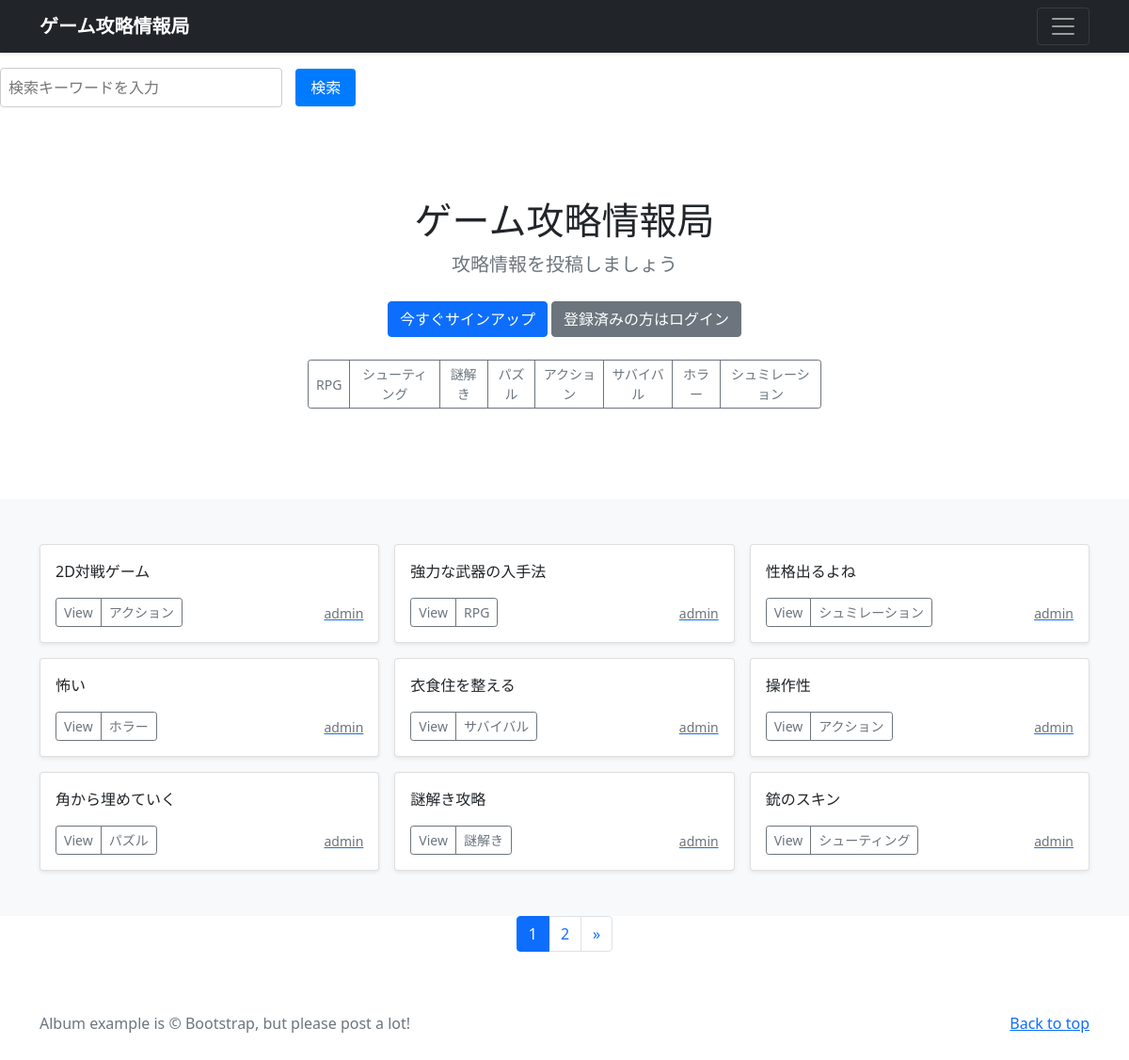
The app's page /, older data.
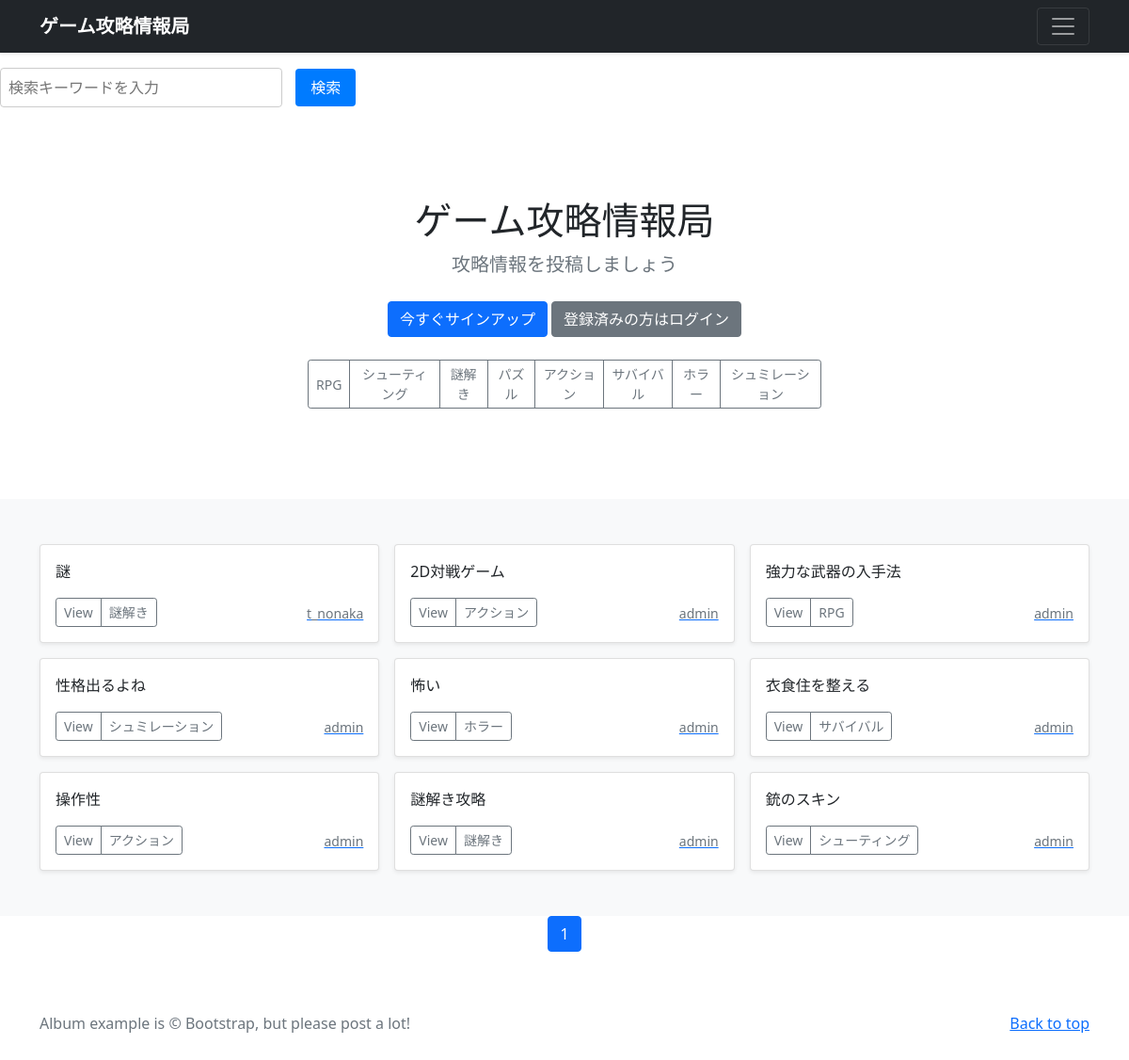
The same page, newer data.
### kouryaku/models.py (models this page shows, shortened)
class Category(models.Model):
    title = models.CharField(
        verbose_name='カテゴリ',
        max_length=20)

class KouryakuPost(models.Model):
    user = models.ForeignKey(CustomUser, verbose_name='ユーザー', on_delete=models.CASCADE)
    category = models.ForeignKey(Category, verbose_name='カテゴリ', on_delete=models.PROTECT)
    title = models.CharField(verbose_name='タイトル', max_length=200)
    comment = models.TextField(verbose_name='コメント')
    image1 = models.ImageField(
        verbose_name='イメージ1',
        upload_to='kouryakus',
        blank=True,
        null=True)
    posted_at = models.DateTimeField(verbose_name='投稿日時', auto_now_add=True)

### accounts/models.py (models this page shows)
class CustomUser(AbstractUser):
    pass

### kouryaku/views.py (the view)
# urls.py: path('',views.IndexView.as_view(), name='index'),
class IndexView(ListView):
    template_name ='index.html'
    queryset = KouryakuPost.objects.order_by('-posted_at')
    paginate_by = 9
    def get_context_data(self, **kwargs):
        context = super().get_context_data(**kwargs)
        context['categories'] = Category.objects.all()
        return context

### kouryaku/templates/index.html (shortened to what this page needs)
{% extends 'base.html' %}
  {% block contents %}
  {% include "kensaku.html" %}
  {% include "kouryakus_title.html" %}
  {% include "kouryakus_list.html" %}
  {% include "pagenation.html" %}
  {% endblock %}

### kouryaku/templates/kouryakus_title.html
<section class="py-5 text-center container">
  <div class="row py-lg-5">
    <div class="col-lg-6 col-md-8 mx-auto">
      <h1 class="fw-light">ゲーム攻略情報局</h1>
      <p class="lead text-muted">攻略情報を投稿しましょう</p>
      <p>
        {% if user.is_authenticated %}
        <a href="{% url 'kouryaku:post' %}" class="btn btn-primary my-2">投稿する</a>
        <a href="{% url 'accounts:logout' %}" class="btn btn-primary my-2">ログアウト</a>
        {% else %}
        <a href="{% url 'accounts:signup' %}" class="btn btn-primary my-2">今すぐサインアップ</a>
        <a href="{% url 'accounts:login' %}" class="btn btn-secondary my-2">登録済みの方はログイン</a>
        {% endif %}
        </head>
        <div class="d-flex justify-content-between align-items-center">
        </p>
        <div class="btn-group">
          {% for category in categories %}
          <button type="button" class="btn btn-sm btn-outline-secondary" onclick="location.href='{% url 'kouryaku:kouryakus_cat' category=category.id %}'">
            {{ category.title }}
          </button>
        {% endfor %}
      </div>
      </div>
    </div>
</section>

### kouryaku/templates/kouryakus_list.html (shortened to what this page needs)
  <div class="album py-5 bg-light">
    <div class="container">
      <div class="row row-cols-1 row-cols-sm-2 row-cols-md-3 g-3">
        {% for record in object_list %}
        <div class="col">
          <div class="card shadow-sm">
            <div class="card-body">
              <p class="card-text">
                {{record.title}}
              </p>
              <div class="d-flex justify-content-between align-items-center">
                <div class="btn-group">
                  <button type="button" class="btn btn-sm btn-outline-secondary"onclick="location.href='{% url 'kouryaku:kouryaku_detail' record.pk %}'">View</button>
                  <button type="button" class="btn btn-sm btn-outline-secondary"onclick="location.href='{% url 'kouryaku:kouryakus_cat' category=record.category.id %}'">{{record.category.title}}</button>
                </div>
                  <a href="{% url 'kouryaku:user_list' user=record.user.id %}">
                    <small class="text-muted">{{record.user.username}}</small>
                  </a>
              </div>
            </div>
          </div>
        </div>
        {% endfor %}
      </div>
    </div>
  </div>

Row changes from the older to the newer data that the page shows:
removed KouryakuPost: title "角から埋めていく", category "パズル", user.username "admin"
added KouryakuPost: title "謎", category "謎解き", user.username "t_nonaka"
Text that changed along with them:
list line gone: "2"
